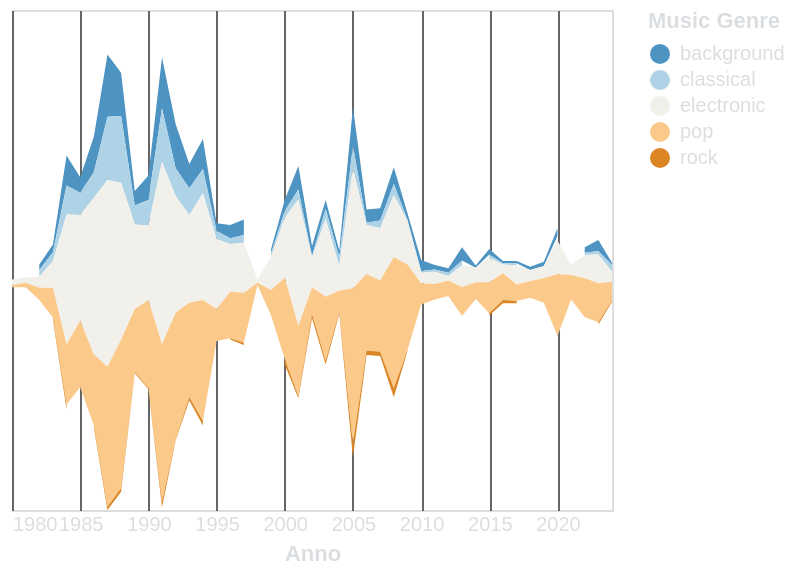

Describe this chart as a Vega-Lite specification.
### Vega-Lite specification from a JSON file in a GitHub repository (floating-point values rounded to 4 significant figures; data arrays with more than 128 entries replaced by an {"elided": "..."} marker saying what was removed)
{"$schema": "https://vega.github.io/schema/vega-lite/v5.15.1.json", "config": {"axis": {"domainColor": "#666666", "gridColor": "#666666", "labelColor": "#DBDEE1", "tickColor": "#DBDEE1", "titleColor": "#DBDEE1"}, "background": "transparent", "legend": {"labelColor": "#DBDEE1", "titleColor": "#DBDEE1"}, "title": {"color": "#DBDEE1", "fontSize": 16}}, "data": {"name": "data-9cb803bdb385d02ee72c0810ff97db3c"}, "datasets": {"data-9cb803bdb385d02ee72c0810ff97db3c": {"elided": "225 records"}}, "encoding": {"color": {"field": "genre", "legend": {"title": "Music Genre"}, "scale": {"scheme": "blueorange", "type": "quantize"}, "type": "nominal"}, "tooltip": [{"field": "year", "timeUnit": "year", "title": "Anno", "type": "temporal"}, {"field": "genre", "title": "Genere Musicale", "type": "nominal"}, {"field": "sum", "title": "Conteggio", "type": "quantitative"}], "x": {"axis": {"domain": false, "format": "%Y", "tickSize": 0, "title": "Anno"}, "field": "year", "type": "temporal"}, "y": {"axis": null, "field": "sum", "stack": "center", "type": "quantitative"}}, "height": 250, "mark": {"type": "area"}, "width": "container"}
